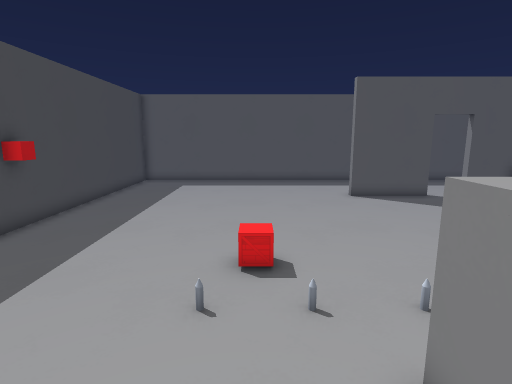
view 1 (above)

15 first-person views from a walk through a Godot game level. The camera is 1.5 m above the floor, tilts 10° down and sees 80° across. The floor is counted in squares, 0.5 m on a side. Each view is taken from the middle of a square. On the plan, view 1 faces up. The plan holds only what a view shows up to about 20 squares ahead; the rest is blank. Door leaves are left out where a doorway can be walked through. Surface patterns are stand-ins for the level's own textures.

view 2
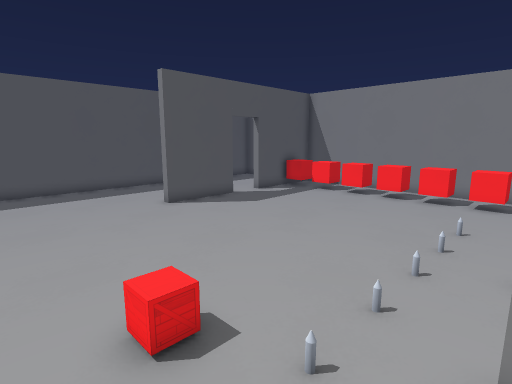

view 3
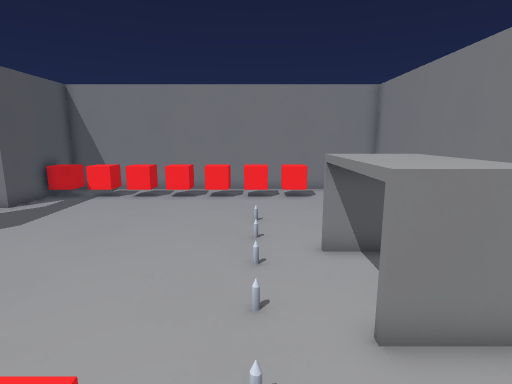

view 4
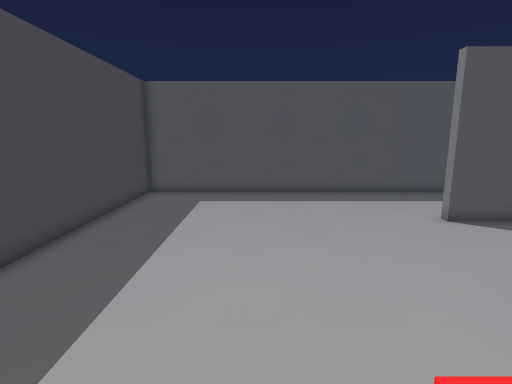

view 5
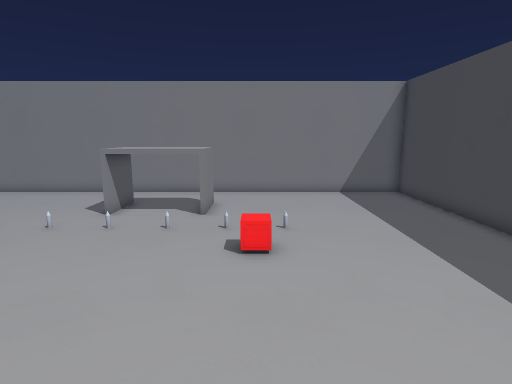

view 6
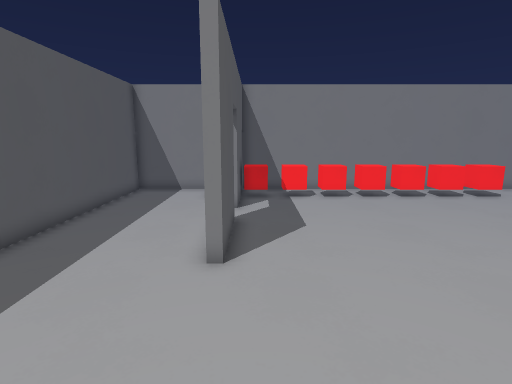

view 7
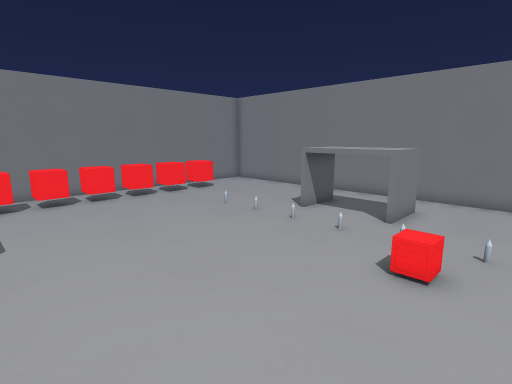

view 8
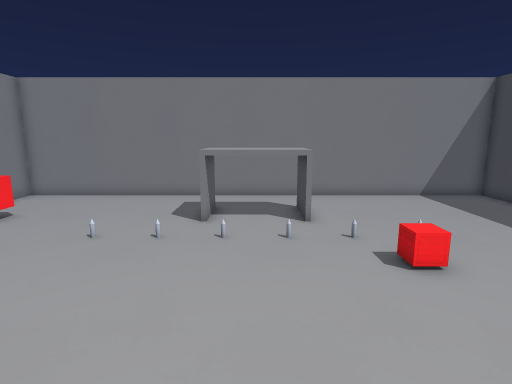

view 9
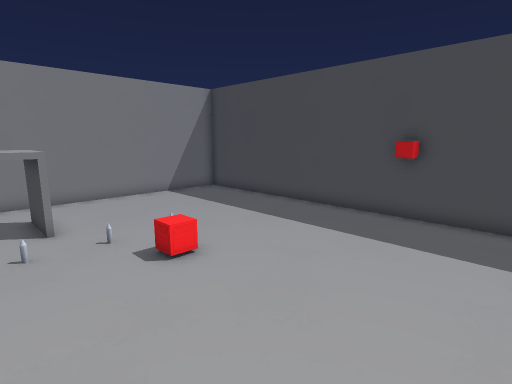

view 10
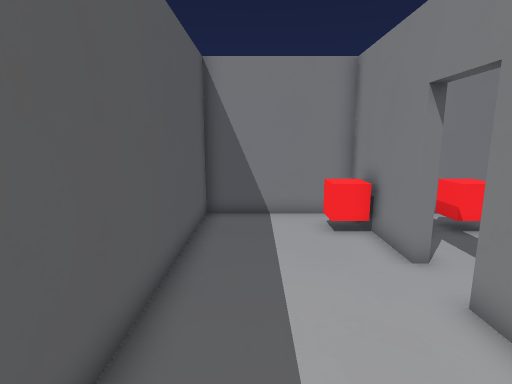

view 11
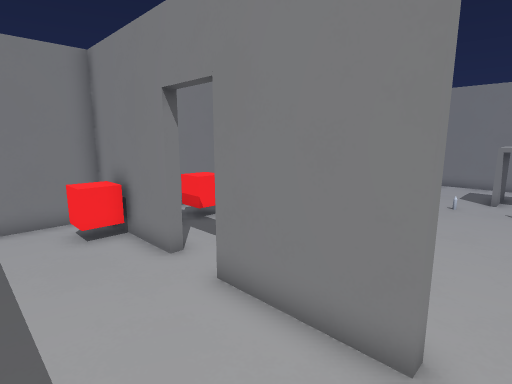

view 12
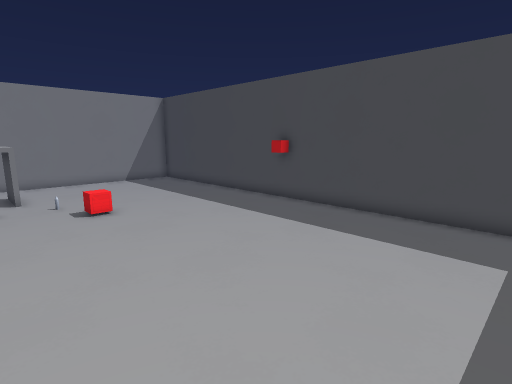

view 13
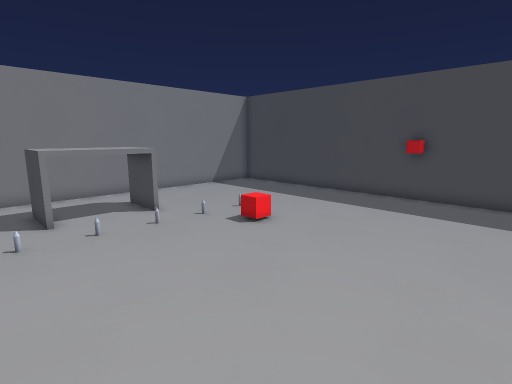

view 14
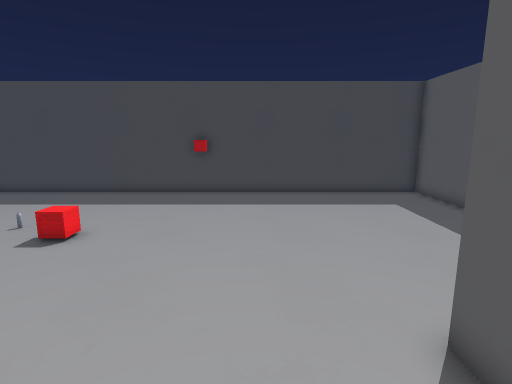

view 15
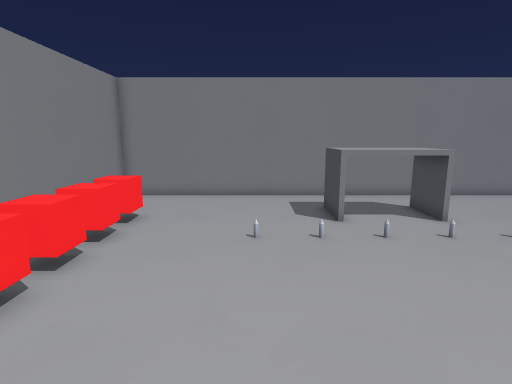

### Floor plan
Key: @ floor where view 1 was taken; # wall or solid block; . floor; D open door; = window, fence, low wall or low ledge; ^ raised ledge; E desk; O other object.
Columns run from 8 left of view 1 to 16 right of it. Each row starts with its distance up from view 1.
 22 #########################
 21 #.......................#
 20 #.......................#
 19 #.......................#
 18 #.......................#
 17 #....................=^=#
 16 #.............###DDD#####
 15 #....................=^=#
 14 #.....................^.#
 13 #.....................^.#
 12 #.....................^.#
 11 #.....................^.#
 10 #.....................^.#
  9 #.....................^.#
  8 #.....................^.#
  7 #.......O.............^.#
  6 #.....................^.#
  5 #......O.O.O.O.O.O....^.#
  4 #.....................^.#
  3 #.........EEEEE.......^.#
  2 #.........EEEEE.........#
  1 #.........EEEEE.........#
  0 #.......@...............#
 -1 #.......................#
 -2 #########################

Positions as (right, up) in squares from view 1, and headings:
1: (0, 0), facing up
2: (-2, 3), facing up-right
3: (-2, 5), facing right
4: (-2, 5), facing up
5: (0, 15), facing down
6: (-2, 15), facing right
7: (-2, 14), facing down-right
8: (4, 14), facing down
9: (4, 14), facing down-left
10: (4, 20), facing right
11: (4, 20), facing down-right
12: (4, 20), facing down-left
13: (8, 15), facing down-left
14: (9, 13), facing left
15: (9, 14), facing down
